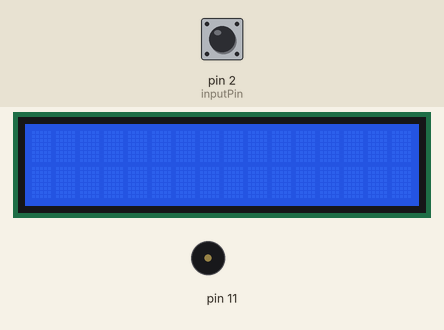
Simulated run of this sketch. Board: Arduino Uno, built with avr-gcc and run on an emulated ATmega328P. On the bench: 16×2 character LCD, buzzer (waves = sounding). Inputs (shaded band) come from the test bench; at power-on: pin 2 (inputPin) HIGH. EEPROM starts erased; what the sketch prints to the serial monitor is not drawn.

Above: at 1.2 s.
1.3 s: pin 2 (inputPin) pulled LOW for 0.15 s
2.9 s: pin 2 (inputPin) pulled LOW for 1 s
At 5.1 s:
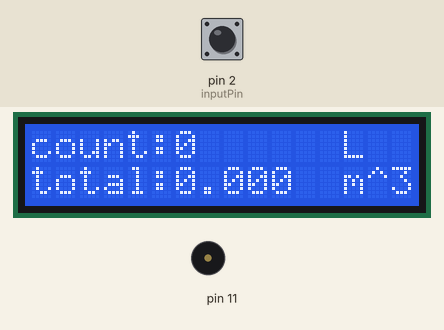
5.5 s: pin 2 (inputPin) pulled LOW for 0.15 s
At 6.4 s:
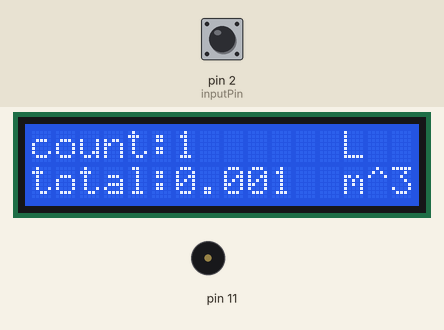
7.1 s: pin 2 (inputPin) pulled LOW for 1 s
At 7.6 s:
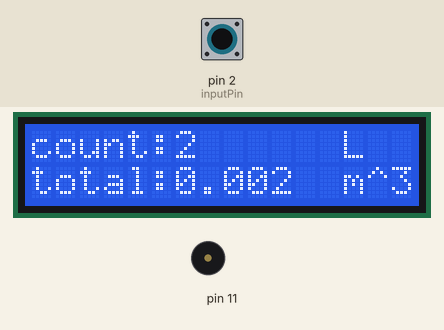
Timing chart, 0 to 10.1 s (numbered marks = the images above; inputs shaded):
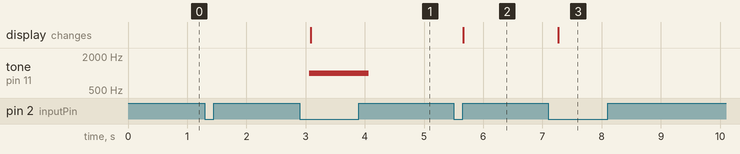

Measured:
- after the input at 1.3 s, every drawn part: stays the same
- after the input at 2.9 s, tone on pin 11: silent → 1000 Hz after 0.17 s, → silent 1.0 s later; the display: changes after 0.19 s (image 1)
- after the input at 5.5 s, the display: changes after 0.17 s (image 2)
- after the input at 7.1 s, the display: changes after 0.17 s (image 3)

The sketch:

interrupt_pulse_Lcd_buzzer_EEPROM.ino
```cpp
#include <EEPROM.h>

#include <LiquidCrystal_I2C.h>
#include <Wire.h> //สื่อสารไลบราลี
LiquidCrystal_I2C Icd(0x27, 16, 2);


const int inputPin = 2; // Define the input pin for pulse counting

unsigned long Time_1  ;
unsigned long Time_2 ;
unsigned long Time_3 ;
unsigned long Time_total ;
unsigned long Time_positive ;
unsigned long Time_zero  ;
double A , B , C;
float frequency;
double Duty;
double water_use_total = 0.0;
int x = 0;
int y = 0;
int water_use_counter = 0;
int count_zero;
int count_postive;

void setup() {
  pinMode(inputPin, INPUT_PULLUP);
  attachInterrupt(digitalPinToInterrupt(inputPin), pulseCounting, CHANGE); // Attach interrupt to the input pin
  Serial.begin(9600);
  Serial.println(" hello ");

  pinMode(11, OUTPUT);

  Icd.init();
  Icd.backlight();
  Icd.home();

  EEPROM.get(0, water_use_counter);
  EEPROM.get(sizeof(water_use_counter), water_use_total);
}

void loop() {

    if(x==1 && y==1 ){

    if( Time_2 > Time_1){
      Time_zero = Time_2 - Time_1;
      Serial.print("Time_zero : ");
      Serial.print(Time_zero);
      Serial.println(" ms ");

      count_zero = 1;

      x = 0;
    } else if (Time_1 > Time_2) {
      Time_positive = Time_1 - Time_2;
      Serial.print("Time_positive : ");
      Serial.print(Time_positive);
      Serial.println(" ms ");

      count_postive = 1;

      y = 0;
    }

    if(count_postive ==1 && count_zero ==1){

    Time_total = Time_positive + Time_zero;
    Serial.print("Time_total : ");
    Serial.print(Time_total);
    Serial.println(" ms ");

    A = Time_positive * 1000;
    B = Time_total * 1000;
    C = Time_zero * 1000;
    Duty = ( A / B ) * 100;
    Serial.print("Duty : ");
    Serial.print(Duty);
    Serial.println(" % ");

    water_use_counter++;
    Serial.print("water use counter (Low) : ");
    Serial.print((water_use_counter) * (C / B));
    Serial.println(" L ");
    Serial.print("water use counter (High) : ");
    Serial.print((water_use_counter) * (A / B));
    Serial.println(" L ");
    Serial.print("water use counter (total): ");
    Serial.print(water_use_counter);
    Serial.println(" L ");

    Icd.setCursor(0,0);
    Icd.print("count:");
    Icd.setCursor(6,0);
    Icd.print(water_use_counter);
    Icd.setCursor(13,0);
    Icd.print("L");

    water_use_total = water_use_counter / 1000.000;
    Serial.print("water use total : ");
    Serial.print(water_use_total, 3);
    Serial.println(" m^3 ");

    Icd.setCursor(0,1);
    Icd.print("total:");
    Icd.setCursor(6,1);
    Icd.print(water_use_total, 3);
    Icd.setCursor(13,1);
    Icd.print("m^3");


    Serial.println("======================");
    count_zero = 0;
    count_postive = 0;

    if(water_use_counter % 10 == 0){
      beep();
    }

  }

 }
}


void pulseCounting() {
  if (digitalRead(inputPin) == 0) {
      x = 1;

      Time_1 = millis();
      //Serial.print("Time1 = ");
      //Serial.println(Time_1);
    }

    else {
    y = 1;
    Time_2 = millis();
  }
}

void beep() {
 tone(11, 1000, 1000);

  EEPROM.put(0, water_use_counter);
  EEPROM.get(0, water_use_counter);

  EEPROM.put(sizeof(water_use_counter), water_use_total);
  EEPROM.get(sizeof(water_use_counter), water_use_total);
}
```
